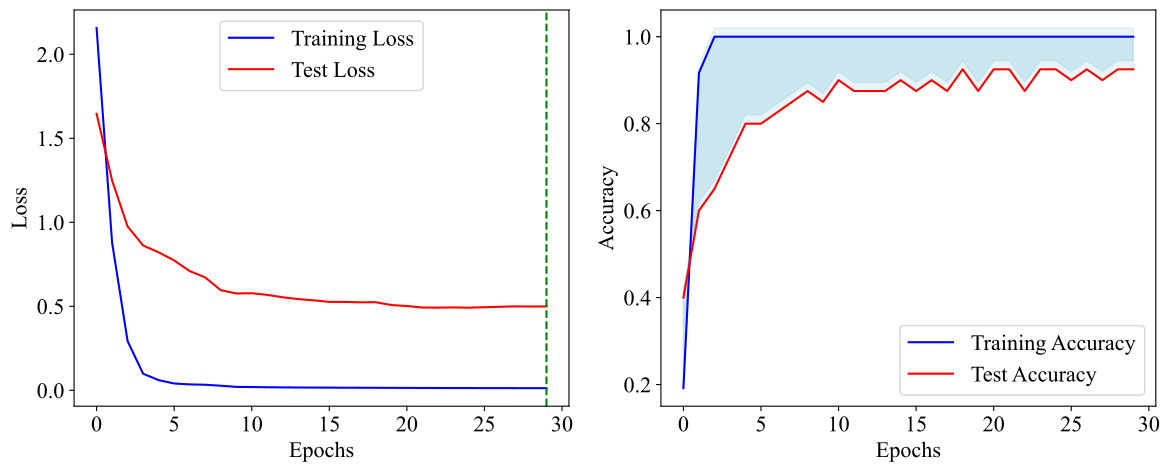

Recreate this plot in Python.
import numpy as np
import scipy.io as sio
import snntorch as snn
from snntorch import surrogate
from snntorch import functional as SF
from snntorch import utils
import torch
import torch.nn as nn
import matplotlib.pyplot as plt
from matplotlib import rcParams
from Save_Figure import *



rcParams['font.family'] = 'Times New Roman'
rcParams['font.size'] = 16
# 定义正则化系数
lambda_reg = 0.001

# 定义L2正则化项的函数
def l2_regularization(model):
    l2_reg = 0
    for param in model.parameters():
        l2_reg += torch.norm(param, p=2) ** 2
    return l2_reg

# 加载数据
train_data = sio.loadmat('train_matrix.mat')
test_data = sio.loadmat('test_matrix.mat')
all_data = sio.loadmat("alldataNew.mat")
targets_labels = all_data["trainLables"][0]
targets_labels = torch.from_numpy(targets_labels)
test_labels = all_data["testLables"][0]
test_labels = torch.from_numpy(test_labels)

# 设置设备
device = torch.device("cuda") if torch.cuda.is_available() else torch.device("cpu")

# 神经元和仿真参数
spike_grad = surrogate.fast_sigmoid(slope=25)
beta = 0.5
num_steps = 10

import itertools
def forward_pass(net, num_steps, data):
    mem_rec = []
    spk_rec = []
    utils.reset(net)  # resets hidden states for all LIF neurons in net

    for step in range(num_steps):
        #spk_out, mem_out = net(data)
        spk_out= net(data)
        spk_rec.append(spk_out)
        #mem_rec.append(mem_out)

    return torch.stack(spk_rec)

# 定义模型
class scnn(nn.Module):
    def __init__(self):
        super(scnn, self).__init__()
        self.conv1 = nn.Conv2d(1, 4, 3)
        self.pool = nn.MaxPool2d(2)
        self.lif1 = snn.Leaky(beta=beta, spike_grad=spike_grad, init_hidden=True)
        self.conv2 = nn.Conv2d(4, 8, 3)
        self.lif2 = snn.Leaky(beta=beta, spike_grad=spike_grad, init_hidden=True)
        self.flatten = nn.Flatten()
        self.fc1 = nn.Linear(254000, 8)

        self._initialize_weights()

    def forward(self, input):
        x = self.conv1(input)
        x = self.lif1(x)
        x = self.conv2(x)
        x = self.lif2(x)
        x = self.flatten(x)
        x = self.fc1(x)
        return x

    def _initialize_weights(self):
        nn.init.xavier_uniform_(self.conv1.weight)
        nn.init.zeros_(self.conv1.bias)
        nn.init.xavier_uniform_(self.conv2.weight)
        nn.init.zeros_(self.conv2.bias)
        nn.init.xavier_uniform_(self.fc1.weight)
        nn.init.zeros_(self.fc1.bias)

# 设置随机种子
def set_seed(seed):
    torch.manual_seed(seed)
    torch.cuda.manual_seed(seed)
    np.random.seed(seed)

# 设置随机种子
set_seed(40)

# 损失函数
loss_fn = SF.ce_rate_loss()

# 初始化模型
net = scnn().to(device)

# 显示模型摘要
from torchsummary import summary
summary(net, input_size=(1, 129, 258), device="cuda")

# 定义优化器
optimizer = torch.optim.Adam(net.parameters(), lr=0.0001, betas=(0.9, 0.999))

# 训练和测试过程中的损失和准确率记录
train_losses = []
train_accuracies = []
test_losses = []
test_accuracies = []

# Early stopping settings
patience = 5  # How many epochs to wait for improvement
best_loss = float('inf')
epochs_without_improvement = 0
early_stop_epoch = -1

# 训练过程
num_epochs = 100
for epoch in range(num_epochs):
    train_total = 120
    train_mean_loss = 0
    train_all_loss = 0
    train_count = 0

    # 训练循环
    for i in range(len(train_data["matrix"])):
        train_data["matrix"][i][np.isinf(train_data["matrix"][i])] = 0
        input = torch.from_numpy(train_data["matrix"][i])
        input = torch.tensor(input, dtype=torch.float).to(device)
        input = torch.unsqueeze(input, dim=0)
        input = torch.unsqueeze(input, dim=0)
        input = input.to(device)
        targets_val = targets_labels[i] - 1
        targets = torch.unsqueeze(targets_val, dim=0).to(device)

        # 前向传播
        net.train()
        spk_rec = forward_pass(net, num_steps, input)

        # 计算训练准确率
        flattened_tensor = torch.flatten(spk_rec.argmax(dim=2))
        unique_elements, counts = torch.unique(flattened_tensor, return_counts=True)
        max_count, max_count_idx = counts.max(0)
        most_frequent_element = unique_elements[max_count_idx]
        if most_frequent_element == targets_val:
            train_count += 1

        # 计算损失
        loss_val = loss_fn(spk_rec, targets)
        reg_loss = lambda_reg * l2_regularization(net)
        total_loss = loss_val + reg_loss
        train_all_loss += total_loss

        # 反向传播和优化
        optimizer.zero_grad()
        total_loss.backward()
        optimizer.step()

    train_mean_loss = train_all_loss / train_total
    train_accuracies.append(train_count / train_total)
    train_losses.append(train_mean_loss)

    print(f"train loss: {train_mean_loss}\n")
    print("train acc", train_count / train_total)

    # 测试过程
    with torch.no_grad():
        total = 40
        mean_loss = 0
        all_loss = 0
        net.eval()
        count = 0
        for i in range(len(test_data["matrix"])):
            test_data["matrix"][i][np.isinf(test_data["matrix"][i])] = 0
            test_input = torch.from_numpy(test_data["matrix"][i])
            test_input = torch.tensor(test_input, dtype=torch.float).to(device)
            test_input = torch.unsqueeze(test_input, dim=0)
            test_input = torch.unsqueeze(test_input, dim=0)
            test_targets_val = test_labels[i] - 1
            test_targets = torch.unsqueeze(test_targets_val.to(device), dim=0)

            spk_rec = forward_pass(net, num_steps, test_input)

            # 计算测试准确率
            flattened_tensor = torch.flatten(spk_rec.argmax(dim=2))
            unique_elements, counts = torch.unique(flattened_tensor, return_counts=True)
            max_count, max_count_idx = counts.max(0)
            most_frequent_element = unique_elements[max_count_idx]
            if most_frequent_element == test_targets_val:
                count += 1

            # 计算损失
            all_loss += loss_fn(spk_rec, test_targets)

        mean_loss = all_loss / total
        test_losses.append(mean_loss)
        test_accuracies.append(count / total)

        print(f"Test loss: {mean_loss}\n")
        print("test acc", count / total)
        print("-------------------------------------------------------")

        # Check early stopping condition
        if mean_loss < best_loss:
            best_loss = mean_loss
            epochs_without_improvement = 0
        else:
            epochs_without_improvement += 1

        if epochs_without_improvement >= patience:
            early_stop_epoch = epoch
            print(f"Early stopping at epoch {epoch + 1}")
            break

    # Early stopping break
    if early_stop_epoch != -1:
        break

# 绘制损失和准确率
epochs = range(len(train_losses))
# Convert the tensors to CPU and then to numpy arrays before plotting
train_losses_cpu = torch.tensor(train_losses).cpu().numpy()
test_losses_cpu = torch.tensor(test_losses).cpu().numpy()

train_accuracies_cpu = torch.tensor(train_accuracies).cpu().numpy()
test_accuracies_cpu = torch.tensor(test_accuracies).cpu().numpy()

experiment_shadow = train_accuracies_cpu + 0.02
model_shadow = test_accuracies_cpu + 0.02



# 绘制训练损失和准确率
# 创建 1 行 2 列的子图，返回 fig 和 axes 对象
fig, axes = plt.subplots(1, 2, figsize=(12, 5))

# 绘制损失图
axes[0].plot(epochs, train_losses_cpu, label='Training Loss', color='blue')
axes[0].plot(epochs, test_losses_cpu, label='Test Loss', color='red')
axes[0].set_xlabel('Epochs')  # X轴标签为英文
axes[0].set_ylabel('Loss')  # Y轴标签为英文
axes[0].legend()

# 绘制准确率图
axes[1].plot(epochs, train_accuracies_cpu, label='Training Accuracy', color='blue')
axes[1].plot(epochs, test_accuracies_cpu, label='Test Accuracy', color='red')

axes[1].set_xlabel('Epochs')  # X轴标签为英文
axes[1].set_ylabel('Accuracy')  # Y轴标签为英文
axes[1].legend()

# 绘制阴影区域
plt.fill_between(epochs, train_accuracies_cpu, model_shadow, color='lightblue', alpha=0.5)
plt.fill_between(epochs, test_accuracies_cpu, experiment_shadow, color='lightblue', alpha=0.3)

# 标出早停点
if early_stop_epoch != -1:
    axes[0].axvline(x=early_stop_epoch, color='green', linestyle='--', label='Early Stopping')

plt.tight_layout()
plt.show()

# 保存为 PDF（可选）
current_file = os.path.basename(__file__)
save_dir = "Python_Figures_EN"
os.makedirs(save_dir, exist_ok=True)
filename = os.path.splitext(current_file)[0] + ".pdf"
save_figure_as_pdf(fig, save_dir, filename)

print(f"Figure saved to: {filename}")
